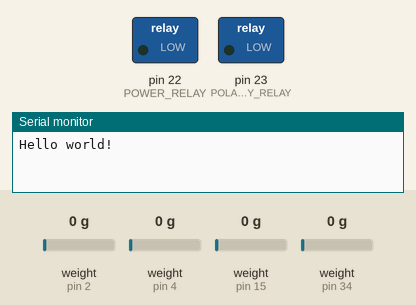
Simulated run of this sketch. Board: Arduino Mega 2560, built with avr-gcc and run on an emulated ATmega2560. On the bench: switched loads named in the sketch (green lamp = pin HIGH), the last lines printed to the serial monitor. Wiring (inferred from the names in the program): 3 × HX711 load-cell converter: data pin 2, SCK pin 25 / data pin 4, SCK pin 26 / data pin 15, SCK pin 27. The inputs (shaded band) are chosen by the test bench; at power-on: weight on the scale (sensors on pin 2, pin 4, pin 15, pin 34) 0 g. Pins used as bus, display or sensor lines are not drawn.

Above: at 0.1 s.
At 1.18 s:
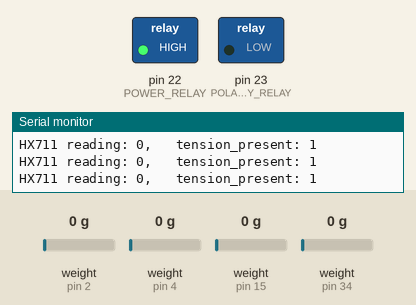
At 1.9 s:
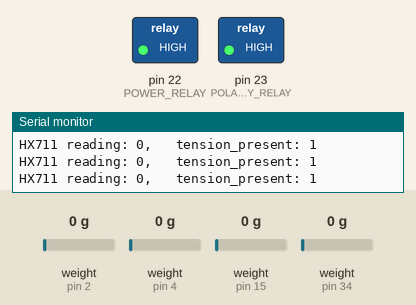
At 22.0 s:
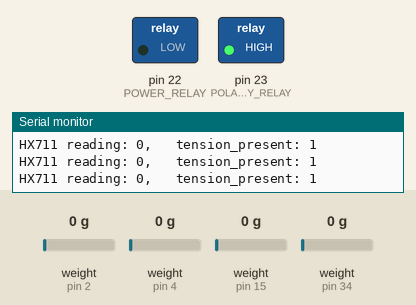
Timing chart, 0 to 23.5 s (numbered marks = the images above):
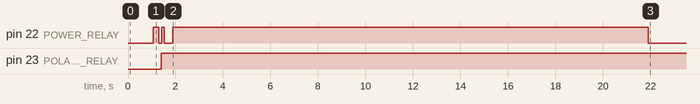

Measured:
- by itself, pin 22 (POWER_RELAY): goes HIGH 0.22 s, LOW 0.13 s, HIGH 0.11 s, LOW 0.35 s, HIGH 20.0 s, then LOW
- by itself, pin 23 (POLARITY_RELAY): LOW → HIGH at 1.4 s

The sketch:

doorCode.ino
```cpp
#include "HX711.h"

#define CONTROL_READING 8000 // the values it seems to be reading while at rest
#define THRESH 4000       // at what point do we sense that strain is present?

// #define SCK 18
// #define SDA 5
// #define SCK 5
// #define SDA 18


// #define SCK 34
// #define SDA 5
#define SCK 5 // these last two work, but remember to plug it in!!!
#define SDA 34

const int LOADCELL_DOUT_PIN = SDA;
const int LOADCELL_SCK_PIN = SCK;
HX711 scale;

/////////////////////////////   leds   //////////////////////////////////
const int numLeds = 3;
#define RED_LED 25
#define GREEN_LED 26
#define BLUE_LED 27
const int leds[numLeds] = {RED_LED, GREEN_LED, BLUE_LED};

#define SWITCH_INPUT 15
#define DOOR_INPUT 2
#define OPEN_INPUT 4

#define POWER_RELAY 22
#define POLARITY_RELAY 23

enum Color
{
    red = 0,
    green = 1,
    blue = 2,
    yellow = 3,
    cyan = 4,
    purple = 5,
    white = 6,
    off = 7
};

void RGB_color(Color c)
{ // sets LED pins based on Color object: red, green, blue, yellow, cyan, putple, white, off
    switch (c)
    {
    case red:
        RGB(HIGH, LOW, LOW);
        break;
    case green:
        RGB(LOW, HIGH, LOW);
        break;
    case blue:
        RGB(LOW, LOW, HIGH);
        break;
    case yellow:
        RGB(HIGH, HIGH, LOW);
        break;
    case cyan:
        RGB(LOW, HIGH, HIGH);
        break;
    case purple:
        RGB(HIGH, LOW, HIGH);
        break;
    case white:
        RGB(HIGH, HIGH, HIGH);
        break;
    case off:
        RGB(LOW, LOW, LOW);
        break;
    };
}

void RGB(bool r, bool g, bool b)
{ // digitalWrite to LED pins
    bool ledValues[3] = {r, g, b};
    for (int i = 0; i < numLeds; i++)
    {
        digitalWrite(leds[i], ledValues[i]);
    }
}

enum pol
{
    opening = 1,
    closing = 0
};

bool door_moving = false;

pol polarity = closing;

bool door_closed;
bool fully_open;
bool switch_pressed;
bool tension;

void setup()
{ // start serial monitor and set pin modes
    Serial.begin(115200);
    Serial.println("Hello world!");
    scale.begin(LOADCELL_DOUT_PIN, LOADCELL_SCK_PIN);

    // pinmodes for LEDs
    for (int pin = 0; pin < numLeds; pin++)
    {
        pinMode(leds[pin], OUTPUT);
    }

    // pinmodes for switches and relays
    pinMode(SWITCH_INPUT, INPUT);
    pinMode(DOOR_INPUT, INPUT);
    pinMode(OPEN_INPUT, INPUT);

    pinMode(POWER_RELAY, OUTPUT);
    pinMode(POLARITY_RELAY, OUTPUT);
}

void power_on()
{ // digitalWrite to the power pin
    digitalWrite(POWER_RELAY, HIGH);
    door_moving = true;
}

void power_off()
{ // digitalWrite to the power pin // also sets door_moving to false
    digitalWrite(POWER_RELAY, LOW);
    door_moving = false;
}

pol current_polarity = closing;
void spin_motor()
{ // calls power_on with the proper polarity according to the global polarity variable
    if (polarity == current_polarity)
    {
        power_on();
    }
    else
    {
        power_off();
        delay(10);
        digitalWrite(POLARITY_RELAY, polarity);
        delay(10);
        power_on();
    }
    current_polarity = polarity;
}

////////////////////////////////////////////////////////////////
long tension_time = 0;      // initial millis()
long tension_period = 1000; // debouncing period for tension sensor
bool last_updated_tension_present = false;

long tension_reading;
long normalized;

bool tension_present()
{ // reads and debounces strain sensor; returns true if tension is detected
    // check if strain sensor is responsive
    // for some reason, it seems to need about 100 ms between readings...
    if (scale.is_ready())
    {
        tension_reading = scale.read();
    }
    else
    {
        Serial.println("HX711 not found.");
        RGB_color(yellow);
        return last_updated_tension_present;
    }

    normalized = tension_reading - CONTROL_READING;
    //  Serial.println("Normalized tension reading = " + String(normalized));

    if (abs(normalized) > THRESH)
    {
        //    return true;
        last_updated_tension_present = true;
        tension_time = millis(); // reset the timer
    }
    else
    {
        if (tension_time - millis() > tension_period)
        {
            //    return false;
            last_updated_tension_present = false;
        }
    }

    Serial.print("HX711 reading: ");
    Serial.print(tension_reading);
    Serial.print(",   tension_present: ");
    Serial.println(last_updated_tension_present);

    return last_updated_tension_present;
}

////////////////////////////////////////////////////////////////////////////

long reset_time = 0;
long reset_period = 20 * 1000; // 30 seconds

void loop()
{

    // read sensor and switches

    tension = tension_present();                // check if tension is present on the strain sensor
    door_closed = 1 - digitalRead(DOOR_INPUT);  // switch at top of door, door_closed == 1 when door closed
    switch_pressed = digitalRead(SWITCH_INPUT); // switch being pressed , switch_pressed == 1 when switch is pressed
    fully_open = 1 - digitalRead(OPEN_INPUT);   // switch at  maximum extension, fully_open == 1 when fully open

    // Serial.println("Millis = " + String(millis()) + ",    Polarity = " + String(polarity) + ",    tension = " + String(tension));
    // Serial.println("door_closed = " + String(door_closed) + ",    switch_pressed = " + String(switch_pressed) + ",    fully_open = " + String(fully_open));

    if (fully_open)
    {
        RGB_color(white);
    }
    else if (switch_pressed)
    {
        RGB_color(cyan);
    }
    else if (door_closed)
    {
        RGB_color(purple);
    }

    if (millis() - reset_time > reset_period)
    { // reset after 20 second timeout period
        power_off();
    }

    if (door_moving)
    {

        if (door_closed)
        { // while the switch at top of door is pressed:
            if (polarity == closing)
            { // if it's in closing mode, it has reached its destination
                power_off();
            }
            else if (polarity == opening)
            { // if it's in opening mode, the door has just started opening
                // do nothing and keep opening the door
                RGB_color(green);
            }
        }

        if (fully_open)
        {
            if (polarity == opening)
            { // if it's in opening mode, it has reached its destination
                power_off();
            }
            else if (polarity == closing)
            { // if it's in closing mode, the door has just started closing
                // do nothing and keep closing the door
                RGB_color(red);
            }
        }

        if (door_closed == false && fully_open == false)
        {
            if (tension)
            {
                // do nothing and keep the door moving
                RGB_color(blue);
            }
            else
            {
                power_off();
                // if tension is lost, stop the motor
                // do not change the polarity
                RGB_color(off);
            }
        }
    }

    else
    { // NOT door_moving

        if (switch_pressed)
        {
            reset_time = millis(); // reset the timer

            if (door_closed)
            {
                polarity = opening;
                spin_motor(); // open the door
            }

            else
            { // NOT door_closed
                polarity = closing;
                spin_motor(); // close the door
            }
        }

        else
        { // NOT switch_pressed
            RGB_color(off);
            delay(10);
        }
    }
    delay(10);
}
```
